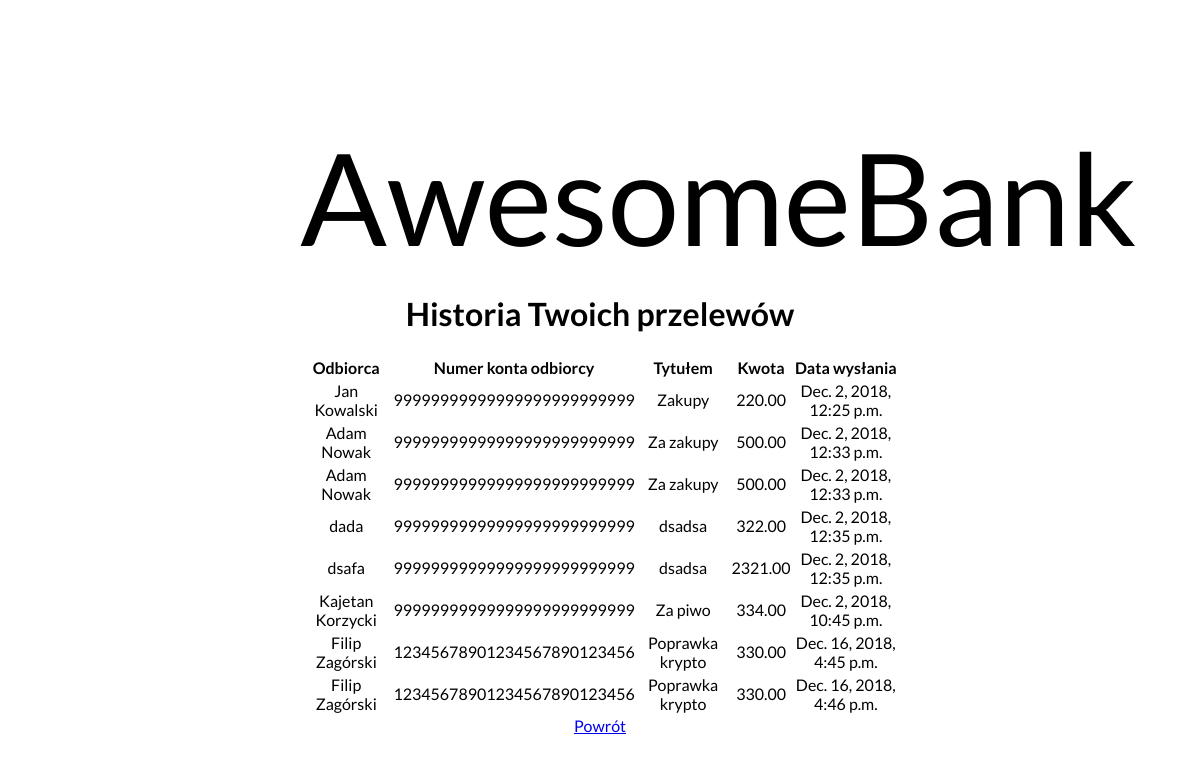
The app's page /transfers_history (signed in), older data.
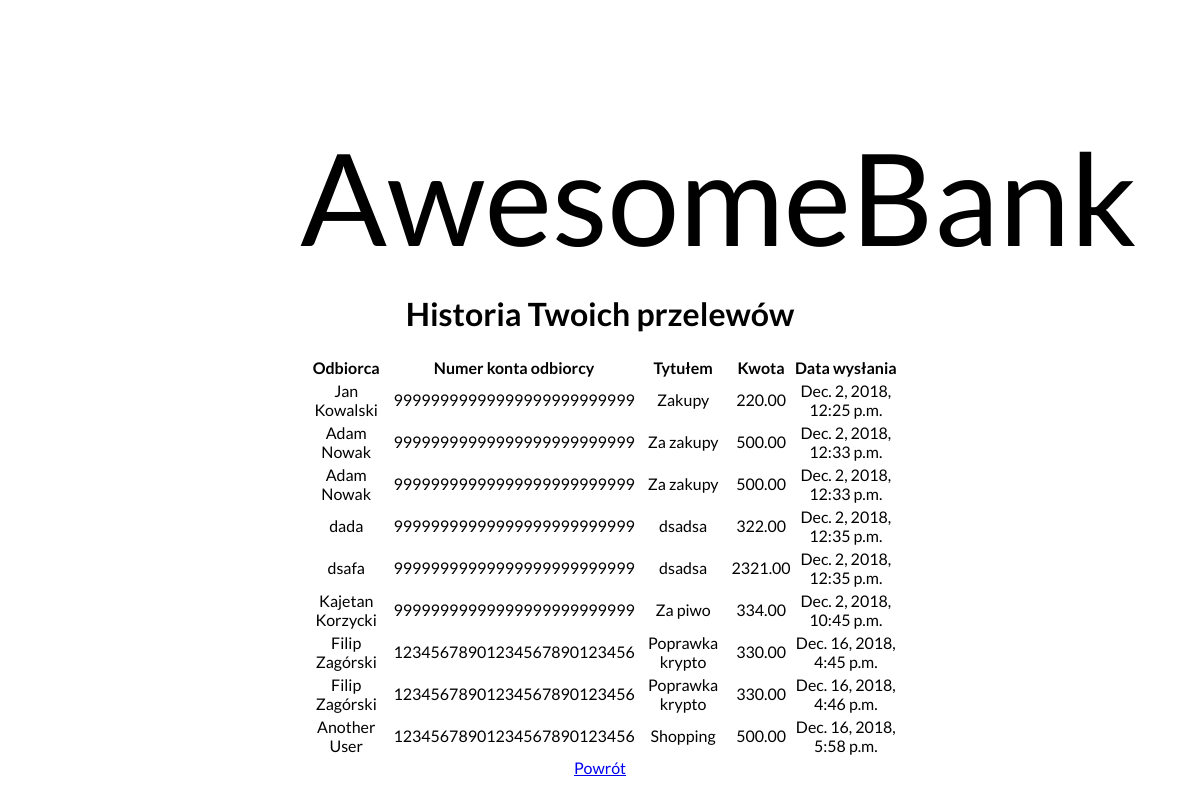
The same page, newer data.
### AwesomeBank/models.py (models this page shows)
class Transfer(models.Model):
    sender = models.ForeignKey(User, null=False, editable=False, on_delete=models.PROTECT)
    recipient_name = models.CharField(null=False, blank=False, max_length=80)
    recipient_account = models.CharField(null=False, max_length=26)
    title = models.CharField(null=False, blank=False, max_length=120)
    amount = models.DecimalField(null=False, decimal_places=2, max_digits=10)
    date = models.DateTimeField(default=timezone.now)

### AwesomeBank/views.py (the view)
# urls.py: path('transfers_history', transfers_history, name='transfers_history'),
def transfers_history(request):
    transfers = []
    for item in Transfer.objects.all():
        if item.sender_id == request.user.id:
            transfers.append(item)
    context = {
        'transfers': transfers
    }
    return render(request, 'transfers_history.html', context)

### templates/transfers_history.html (shortened to what this page needs)
{% extends 'registration/../temp.html' %}
{% block main_content %}
    {% if user.is_authenticated %}
    <h1>Historia Twoich przelewów</h1>
        <form method="post">
            <table>
                <tr>
                    <th>Odbiorca</th>
                    <th>Numer konta odbiorcy</th>
                    <th>Tytułem</th>
                    <th>Kwota</th>
                    <th>Data wysłania</th>
                 </tr>
            {% for t in transfers %}
                <tr>
                    <td>{{ t.recipient_name }}</td>
                    <td>{{ t.recipient_account }}</td>
                    <td>{{ t.title }}</td>
                    <td>{{ t.amount }}</td>
                    <td>{{ t.date }}</td>
                </tr>
            {% endfor %}
            </table>
        </form>
        <a href="{% url 'transfer_sending' %}">Powrót</a>
    {% else %}
        <p>Nie jesteś zalogowany!</p>
        <a href="{% url 'login' %}">Zaloguj się</a>
        <a href="{% url 'signup' %}">Zarejestruj się</a>
    {% endif %}
{% endblock %}

Row changes from the older to the newer data that the page shows:
added Transfer: recipient_name "Another User", recipient_account "12345678901234567890123456", title "Shopping", amount "500.00", date "Dec. 16, 2018, 5:58 p.m."
